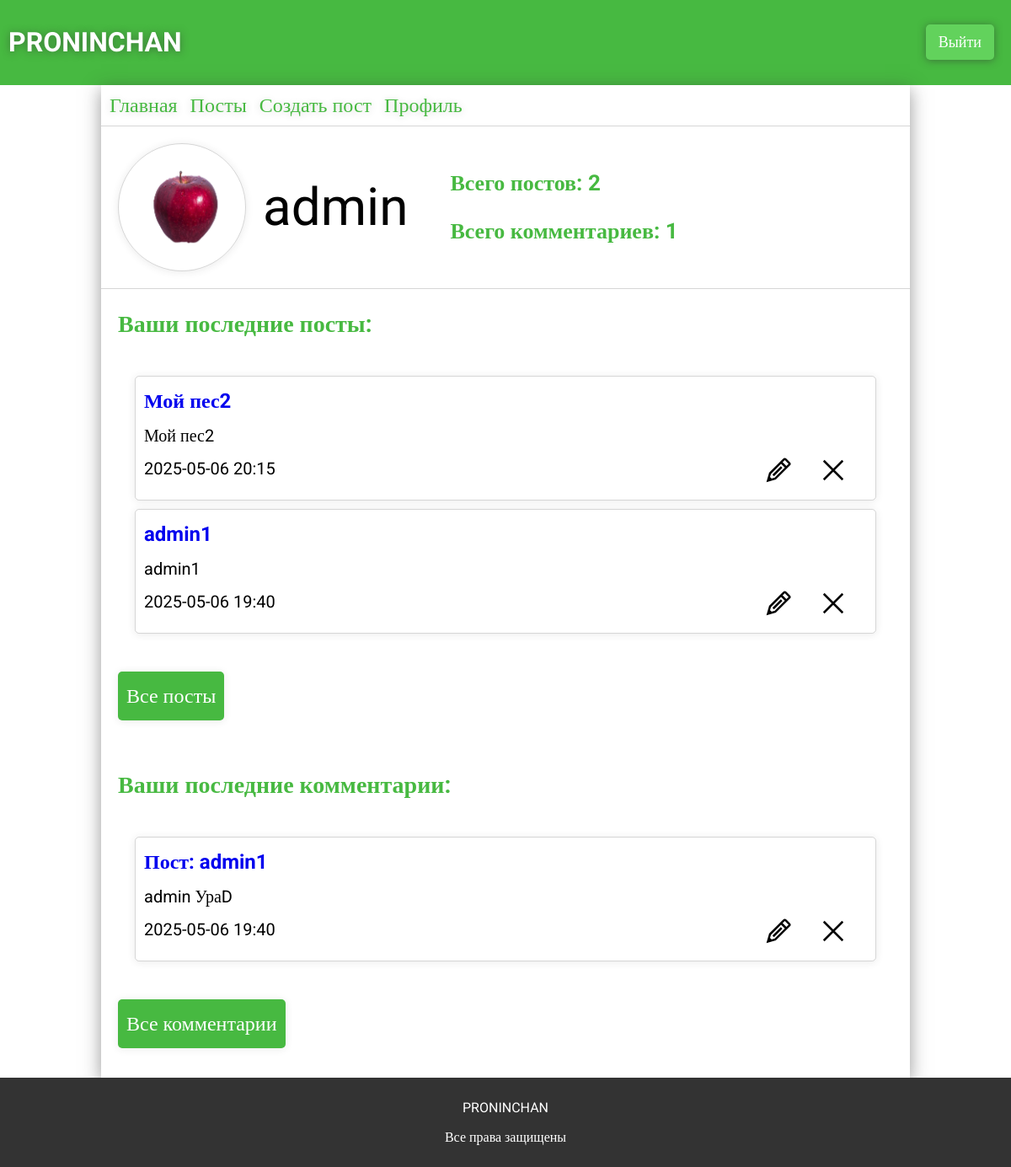
/profile (signed in), run on an earlier commit of the app's database.
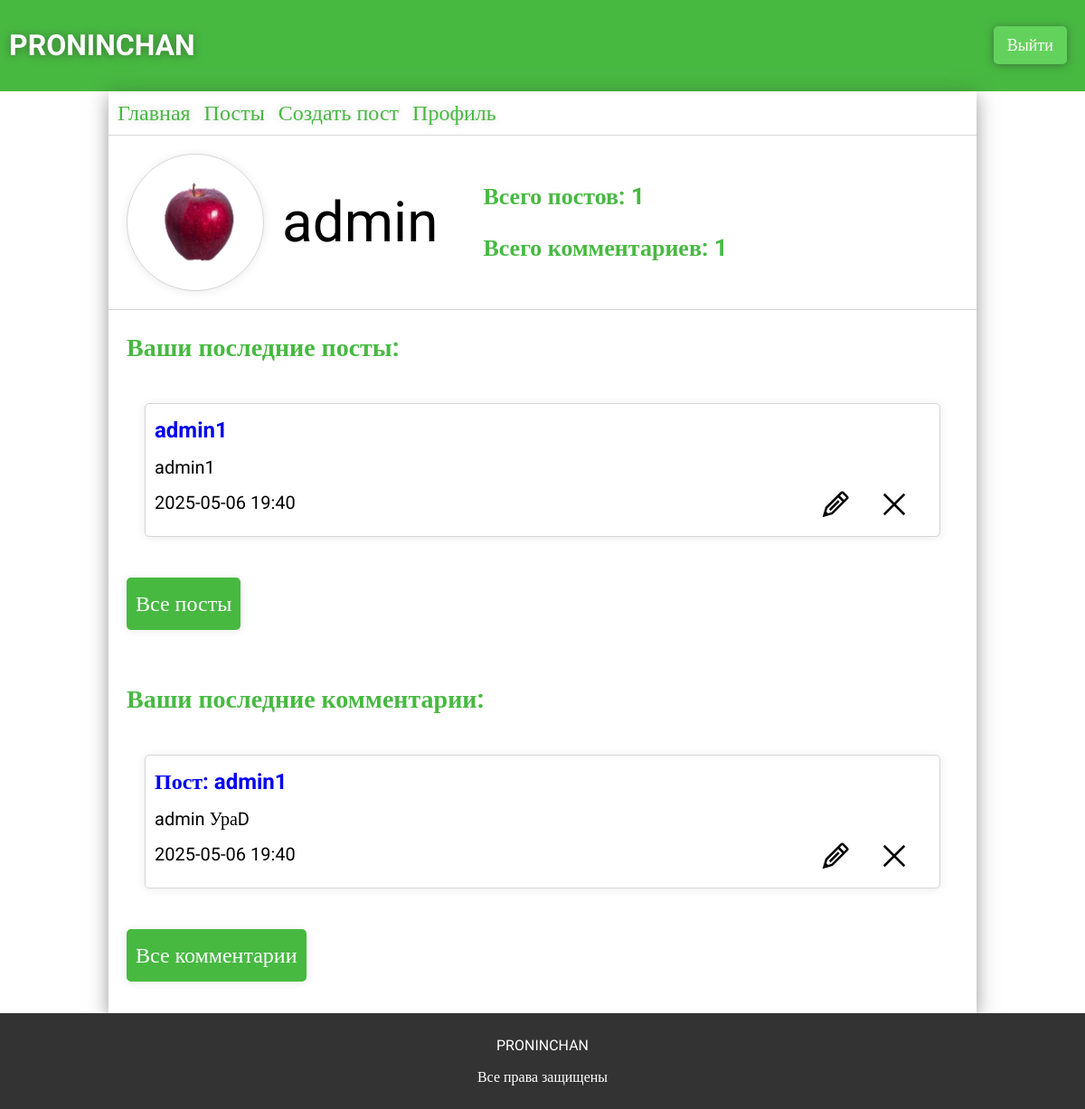
And on a later commit of the database.
### app.py (models this page shows)
class ForumPosts(db.Model):
    __tablename__ = 'forum_posts'
    id = db.Column(db.Integer, primary_key=True)
    user_id = db.Column(db.Integer, db.ForeignKey('users.id'), nullable=False)
    theme = db.Column(db.String(124), nullable=False)
    text = db.Column(db.Text, nullable=False)
    section_id = db.Column(db.Integer, db.ForeignKey('forum_sections.id'), nullable=False)
    category_id = db.Column(db.Integer, db.ForeignKey('forum_categories.id'), nullable=False)
    created_at = db.Column(db.DateTime, default=datetime.now)
    user = db.relationship("Users", backref="posts")
    sections = db.relationship("ForumSections")
    categories = db.relationship("ForumCategory")
    all_comments = db.relationship("ForumComments", backref="forum_post", cascade="all, delete-orphan")

class ForumComments(db.Model):
    __tablename__ = 'forum_comments'
    id = db.Column(db.Integer, primary_key=True)
    user_id = db.Column(db.Integer, db.ForeignKey('users.id'), nullable=False)
    text = db.Column(db.Text, nullable=False)
    created_at = db.Column(db.DateTime, default=datetime.now)
    post_id = db.Column(db.Integer, db.ForeignKey('forum_posts.id'), nullable=False)
    user = db.relationship("Users", backref="comments")
    post = db.relationship('ForumPosts', backref='comments')

### app.py (the view)
@app.route('/profile')
def profile():
    if 'user' in session:
        try:
            access = (Users.query.filter_by(id=session['user']).first()).access
        except:
            return redirect(url_for('logout'))
        user = Users.query.filter_by(id=session['user']).first()
        user_posts =  ForumPosts.query.filter_by(user_id=session['user']).order_by(ForumPosts.created_at.desc()).limit(5).all()
        user_comments = ForumComments.query.filter_by(user_id=session['user']).order_by(ForumComments.created_at.desc()).limit(5).all()
        c_total = ForumComments.query.filter_by(user_id=session['user']).count()
        p_total = ForumPosts.query.filter_by(user_id=session['user']).count()
        return render_template('profile.html', user = user, posts=user_posts,
                               comments=user_comments, c_total=c_total,p_total=p_total, access=access)
    return render_template('profile.html')

### templates/profile.html (shortened to what this page needs)
{% extends 'base.html' %}
{% block main %}
<link rel="stylesheet" href="{{ url_for('static', filename='css/profile.css') }}">
{% if session['user'] %}
<div class="profile">
    <div class="profile-container">
        <div class="profile-person">
            <form class="profile-person-img">
                <img src="{{ url_for('static', filename=user.photo) if user.photo else url_for('static', filename='img/person.svg') }}" alt="">
            </form>
            <p>{{user.username}}</p>
        </div>
        <div class="profile-data">
            <p>Всего постов: {{p_total}}</p>
            <p>Всего комментариев: {{c_total}}</p>
        </div>
    </div>
    <div class="commentsposts">
        <p>Ваши последние посты:</p>
        <div class="commentsposts-container">
            {% for post in posts %}
            <div class="commentsposts-container-post" id="post-{{post.id}}">
                <div class="commentsposts-container-post-edit">
                    <img src="../static/img/Edit.svg" alt="" class="edit-post" id="post-{{post.id}}" data-post-id="{{post.id}}">
                    <img src="../static/img/Close.svg" alt="" class="delete-post" data-post-id="{{post.id}}">
                </div>
                <a class="post-theme" href="{{url_for('post', post=post.id)}}">{{post.theme}}</a>
                <p class="post-text"  data-text="{{post.text}}">{{post.text | truncate(150, True, '...')}}</p>
                <p class="post-created">{{post.created_at.strftime('%Y-%m-%d %H:%M')}}</p>
            </div>
            {% endfor %}
        </div>
        <button><a href="{{url_for('user_posts')}}">Все посты</a></button>
    </div>
    <div  class="commentsposts">
        <p>Ваши последние комментарии:</p>
        <div class="commentsposts-container">
            {% for comment in comments %}
            <div class="commentsposts-container-post" id="comment-{{comment.id}}">
                <div class="commentsposts-container-post-edit">
                    <img src="../static/img/Edit.svg" alt="" class="edit-comment" id="comment-{{comment.id}}" data-comment-id="{{comment.id}}">
                    <img src="../static/img/Close.svg" alt="" class="delete-comment" data-comment-id="{{comment.id}}">
                </div>
                <a href="{{url_for('post', post=comment.post_id)}}">Пост: {{comment.post.theme}}</a>
                <p class="comment-text" data-text="{{comment.text}}">{{comment.text | truncate(100, True, '...')}}</p>
                <p class="comment-created">{{comment.created_at.strftime('%Y-%m-%d %H:%M')}}</p>
            </div>
            {% endfor %}
        </div>
        <button><a href="{{url_for('user_comments')}}">Все комментарии</a></button>
    </div>
</div>
{% else %}
    <div class="login">
        <h2>Войдите в аккаунт</h2>
    </div>
{% endif %}
{% endblock %}

What changed in the data, as far as the page shows it:
removed ForumPosts: theme "Мой пес2", text "Мой пес2", created_at "2025-05-06 20:15"
Also different on the page:
{{ p_total }}: "2" → "1"
